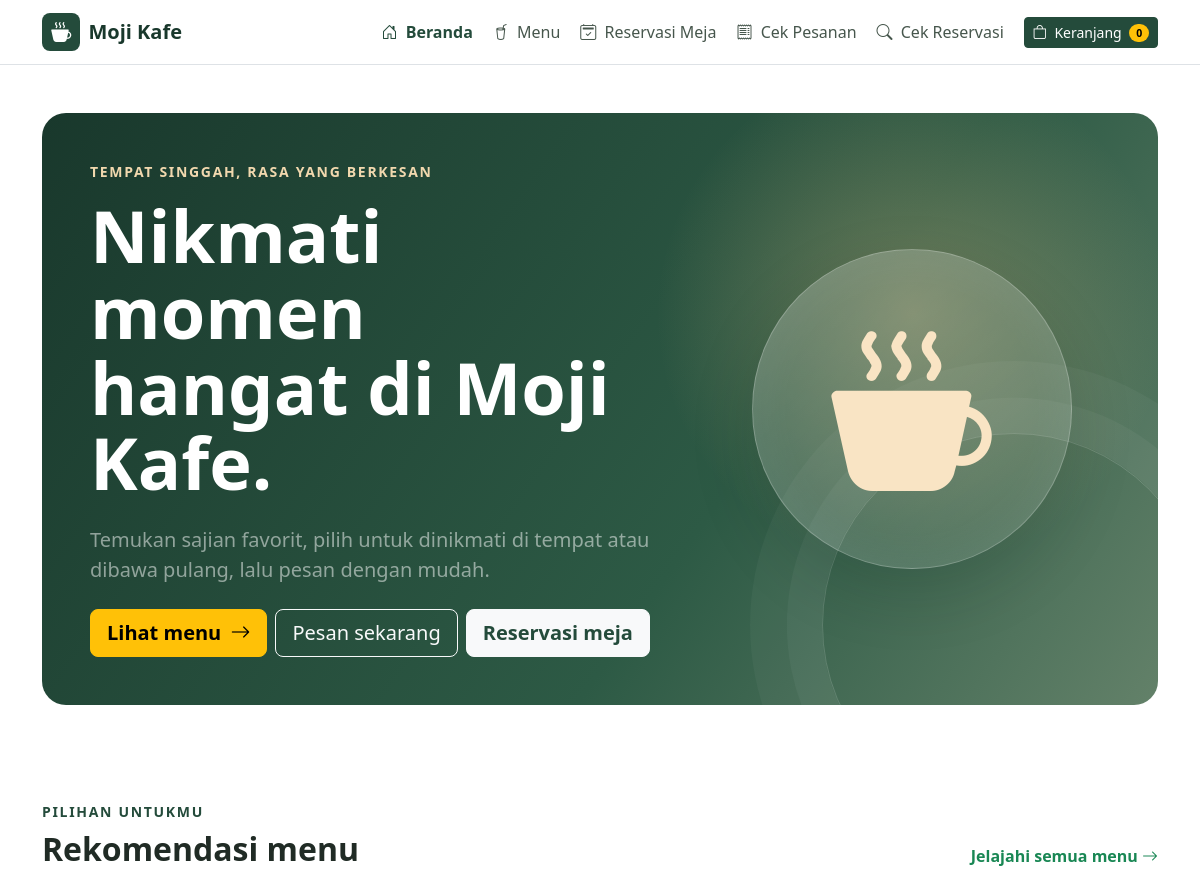
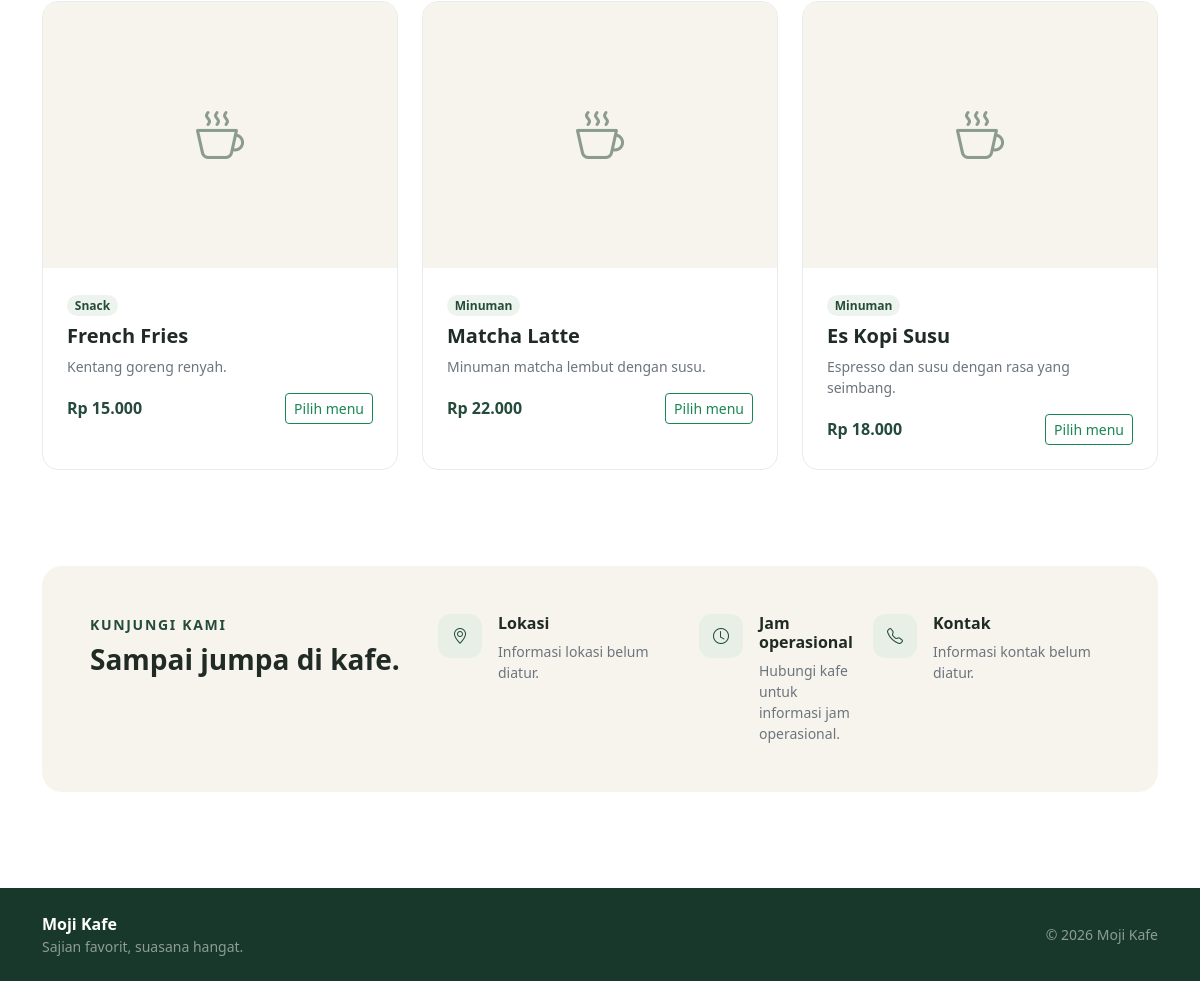
The page /public/index.php on the database its author committed (2 pictures, top to bottom).
### tables this page shows
CREATE TABLE IF NOT EXISTS products (
    id INT UNSIGNED NOT NULL AUTO_INCREMENT,
    category_id INT UNSIGNED NOT NULL,
    name VARCHAR(150) NOT NULL,
    description TEXT NULL,
    price DECIMAL(10,2) NOT NULL,
    image VARCHAR(255) NULL,
    is_available BOOLEAN NOT NULL DEFAULT TRUE,
    created_at DATETIME NOT NULL DEFAULT CURRENT_TIMESTAMP,
    updated_at DATETIME NOT NULL DEFAULT CURRENT_TIMESTAMP ON UPDATE CURRENT_TIMESTAMP,
    PRIMARY KEY (id),
    KEY idx_products_category_id (category_id),
    KEY idx_products_is_available (is_available),
    CONSTRAINT fk_products_category
        FOREIGN KEY (category_id) REFERENCES categories (id)
        ON UPDATE CASCADE ON DELETE RESTRICT
);

CREATE TABLE IF NOT EXISTS categories (
    id INT UNSIGNED NOT NULL AUTO_INCREMENT,
    name VARCHAR(100) NOT NULL,
    created_at DATETIME NOT NULL DEFAULT CURRENT_TIMESTAMP,
    PRIMARY KEY (id),
    UNIQUE KEY uq_categories_name (name)
);

### includes/functions.php (called while the page is built, shortened)
<?php
function sanitize(string|int|float|bool|null $data): string
{
    return htmlspecialchars((string) $data, ENT_QUOTES | ENT_SUBSTITUTE, 'UTF-8');
}
function product_image_url(?string $fileName): ?string
{
    if (
        $fileName === null
        || preg_match('/\A[a-f0-9]{32}\.(?:jpg|jpeg|png|webp)\z/', $fileName) !== 1
    ) {
        return null;
    }
    return BASE_URL . '/uploads/products/' . rawurlencode($fileName);
}
function format_rupiah(int|float|string $number): string
{
    $amount = (float) $number;
    return 'Rp ' . number_format($amount, 0, ',', '.');
}

### public/index.php (the view, shortened to what this page needs)
<?php
require_once __DIR__ . '/../config/database.php';
require_once __DIR__ . '/../includes/functions.php';
$featuredQuery = $pdo->query(
    'SELECT p.id, p.name, p.description, p.price, p.image, c.name AS category_name
     FROM products p
     INNER JOIN categories c ON c.id = p.category_id
     WHERE p.is_available = 1
     ORDER BY p.created_at DESC, p.id DESC
     LIMIT 3'
);
$featuredProducts = $featuredQuery->fetchAll();
$phoneHref = preg_replace('/[^0-9+]/', '', CAFE_PHONE);
$phoneIsValid = is_string($phoneHref) && preg_match('/\A\+?[0-9]{5,15}\z/', $phoneHref) === 1;
require __DIR__ . '/../includes/header.php';
?>
<section class="container py-4 py-lg-5">
    <div class="hero-panel p-4 p-md-5">
        <div class="row align-items-center g-4 g-lg-5">
            <div class="col-12 col-lg-7">
                <div class="hero-content">
                    <p class="hero-kicker text-uppercase small fw-semibold mb-3">Tempat singgah, rasa yang berkesan</p>
                    <h1 class="hero-title fw-bold mb-4">Nikmati momen hangat di <?= sanitize(APP_NAME) ?>.</h1>
                    <p class="lead text-white-50 mb-4">
                        Temukan sajian favorit, pilih untuk dinikmati di tempat atau dibawa pulang, lalu pesan dengan mudah.
                    </p>
                    <div class="d-flex flex-wrap gap-2">
                        <a href="<?= sanitize(BASE_URL) ?>/menu.php" class="btn btn-warning btn-lg fw-semibold">
                            Lihat menu <i class="bi bi-arrow-right ms-1" aria-hidden="true"></i>
                        </a>
                        <a href="<?= sanitize(BASE_URL) ?>/menu.php" class="btn btn-outline-light btn-lg">Pesan sekarang</a>
                        <a href="<?= sanitize(BASE_URL) ?>/booking.php" class="btn btn-light btn-lg text-success fw-semibold">
                            Reservasi meja
                        </a>
                    </div>
                </div>
            </div>
            <div class="col-12 col-lg-5">
                <div class="hero-illustration" aria-hidden="true">
                    <i class="bi bi-cup-hot-fill"></i>
                </div>
            </div>
        </div>
    </div>
</section>
<section class="container py-4 py-lg-5" aria-labelledby="featured-heading">
    <div class="d-flex flex-wrap justify-content-between align-items-end gap-3 mb-4">
        <div>
            <p class="section-kicker text-uppercase small fw-semibold mb-2">Pilihan untukmu</p>
            <h2 id="featured-heading" class="h2 fw-bold mb-0">Rekomendasi menu</h2>
        </div>
        <a href="<?= sanitize(BASE_URL) ?>/menu.php" class="link-success fw-semibold text-decoration-none">
            Jelajahi semua menu <i class="bi bi-arrow-right" aria-hidden="true"></i>
        </a>
    </div>
    <?php if ($featuredProducts === []): ?>
        <div class="contact-panel p-4 text-secondary">
            Menu rekomendasi akan tampil di sini setelah produk tersedia.
        </div>
    <?php else: ?>
        <div class="row g-3 g-lg-4">
            <?php foreach ($featuredProducts as $product): ?>
                <?php $imageUrl = product_image_url(is_string($product['image']) ? $product['image'] : null); ?>
                <div class="col-12 col-sm-6 col-lg-4">
                    <article class="product-card bg-white">
                        <?php if ($imageUrl !== null): ?>
                            <img src="<?= sanitize($imageUrl) ?>" alt="<?= sanitize($product['name']) ?>" class="product-image">
                        <?php else: ?>
                            <div class="product-image-placeholder" aria-hidden="true">
                                <i class="bi bi-cup-hot"></i>
                            </div>
                        <?php endif; ?>
                        <div class="p-3 p-lg-4">
                            <span class="category-pill badge rounded-pill mb-2"><?= sanitize($product['category_name']) ?></span>
                            <h3 class="h5 fw-bold"><?= sanitize($product['name']) ?></h3>
                            <p class="text-secondary small"><?= sanitize($product['description'] ?? '') ?></p>
                            <div class="d-flex justify-content-between align-items-center gap-2">
                                <strong class="text-success"><?= sanitize(format_rupiah($product['price'])) ?></strong>
                                <a href="<?= sanitize(BASE_URL) ?>/menu.php" class="btn btn-sm btn-outline-success">Pilih menu</a>
                            </div>
                        </div>
                    </article>
                </div>
            <?php endforeach; ?>
        </div>
    <?php endif; ?>
</section>
<section class="container py-4 py-lg-5" aria-labelledby="visit-heading">
    <div class="contact-panel p-4 p-lg-5">
        <div class="row g-4">
            <div class="col-12 col-lg-4">
                <p class="section-kicker text-uppercase small fw-semibold mb-2">Kunjungi kami</p>
                <h2 id="visit-heading" class="h3 fw-bold mb-0">Sampai jumpa di kafe.</h2>
            </div>
            <div class="col-12 col-md-6 col-lg-3">
                <div class="d-flex gap-3">
                    <span class="contact-icon"><i class="bi bi-geo-alt" aria-hidden="true"></i></span>
                    <div>
                        <h3 class="h6 fw-bold">Lokasi</h3>
                        <p class="text-secondary small mb-0"><?= sanitize(CAFE_ADDRESS) ?></p>
                    </div>
                </div>
            </div>
            <div class="col-12 col-md-6 col-lg-2">
                <div class="d-flex gap-3">
                    <span class="contact-icon"><i class="bi bi-clock" aria-hidden="true"></i></span>
                    <div>
                        <h3 class="h6 fw-bold">Jam operasional</h3>
                        <p class="text-secondary small mb-0"><?= sanitize(CAFE_OPENING_HOURS) ?></p>
                    </div>
                </div>
            </div>
            <div class="col-12 col-lg-3">
                <div class="d-flex gap-3">
                    <span class="contact-icon"><i class="bi bi-telephone" aria-hidden="true"></i></span>
                    <div>
                        <h3 class="h6 fw-bold">Kontak</h3>
                        <?php if ($phoneIsValid): ?>
                            <a class="small link-success" href="tel:<?= sanitize($phoneHref) ?>"><?= sanitize(CAFE_PHONE) ?></a>
                        <?php else: ?>
                            <p class="text-secondary small mb-0">Informasi kontak belum diatur.</p>
                        <?php endif; ?>
                    </div>
                </div>
            </div>
        </div>
    </div>
</section>
<?php require __DIR__ . '/../includes/footer.php'; ?>

### public/assets/css/style.css (style rules this page uses)
:root { --cafe-green: #244b3b; --cafe-green-dark: #19382c; --cafe-cream: #f7f4ed; --cafe-ink: #202b25; --cafe-muted: #68756d; --cafe-gold: #e5bf83; }
body { color: var(--cafe-ink); background: #fff; }
.text-success { color: var(--cafe-green) !important; }
.hero-panel { position: relative; overflow: hidden; color: #fff; background: radial-gradient(circle at 78% 34%, rgba(229, 191, 131, .34), transparent 16rem), linear-gradient(125deg, #19382c 0%, #2d5a45 62%, #638169 100%); border-radius: 1.5rem; }
.hero-panel::after { position: absolute; right: -3rem; bottom: -7rem; width: 24rem; height: 24rem; content: ""; border: 1px solid rgba(255, 255, 255, .16); border-radius: 50%; box-shadow: 0 0 0 2.2rem rgba(255, 255, 255, .04), 0 0 0 4.5rem rgba(255, 255, 255, .035); }
.hero-content { position: relative; z-index: 1; }
.hero-kicker { color: #f1d8ae; letter-spacing: .12em; }
.hero-title { max-width: 13ch; font-size: clamp(2.4rem, 6vw, 4.5rem); line-height: 1.05; }
.hero-illustration { position: relative; z-index: 1; display: grid; width: min(100%, 20rem); aspect-ratio: 1; place-items: center; margin-inline: auto; color: #f9e4c4; background: linear-gradient(145deg, rgba(255, 255, 255, .2), rgba(255, 255, 255, .05)); border: 1px solid rgba(255, 255, 255, .25); border-radius: 50%; box-shadow: inset 0 0 3rem rgba(255, 255, 255, .08), 0 1.5rem 4rem rgba(9, 29, 19, .16); }
.hero-illustration i { font-size: clamp(6rem, 17vw, 10rem); }
.section-kicker { color: var(--cafe-green); letter-spacing: .12em; }
.product-card { height: 100%; overflow: hidden; border: 1px solid #e8ece8; border-radius: 1rem; transition: transform .18s ease, box-shadow .18s ease; }
.product-image-placeholder { display: grid; width: 100%; aspect-ratio: 4 / 3; place-items: center; color: #8b9b8e; background: var(--cafe-cream); font-size: 3rem; }
.category-pill { color: var(--cafe-green); background: #edf4ee; }
.contact-panel { background: var(--cafe-cream); border-radius: 1.25rem; }
.contact-icon { display: grid; width: 2.75rem; height: 2.75rem; flex: 0 0 auto; place-items: center; color: var(--cafe-green); background: #e8efe7; border-radius: .8rem; }

### rows shown on the page
products: category.name "Snack", name "French Fries", description "Kentang goreng renyah.", price "Rp 15.000"
products: category.name "Minuman", name "Matcha Latte", description "Minuman matcha lembut dengan susu.", price "Rp 22.000"
products: category.name "Minuman", name "Es Kopi Susu", description "Espresso dan susu dengan rasa yang seimbang.", price "Rp 18.000"

### other values the page prints
APP_NAME "Moji Kafe"
$item['label'] "Beranda"
$item['label'] "Menu"
$item['label'] "Reservasi Meja"
$item['label'] "Cek Pesanan"
$item['label'] "Cek Reservasi"
CAFE_ADDRESS "Informasi lokasi belum diatur."
CAFE_OPENING_HOURS "Hubungi kafe untuk informasi jam operasional."
